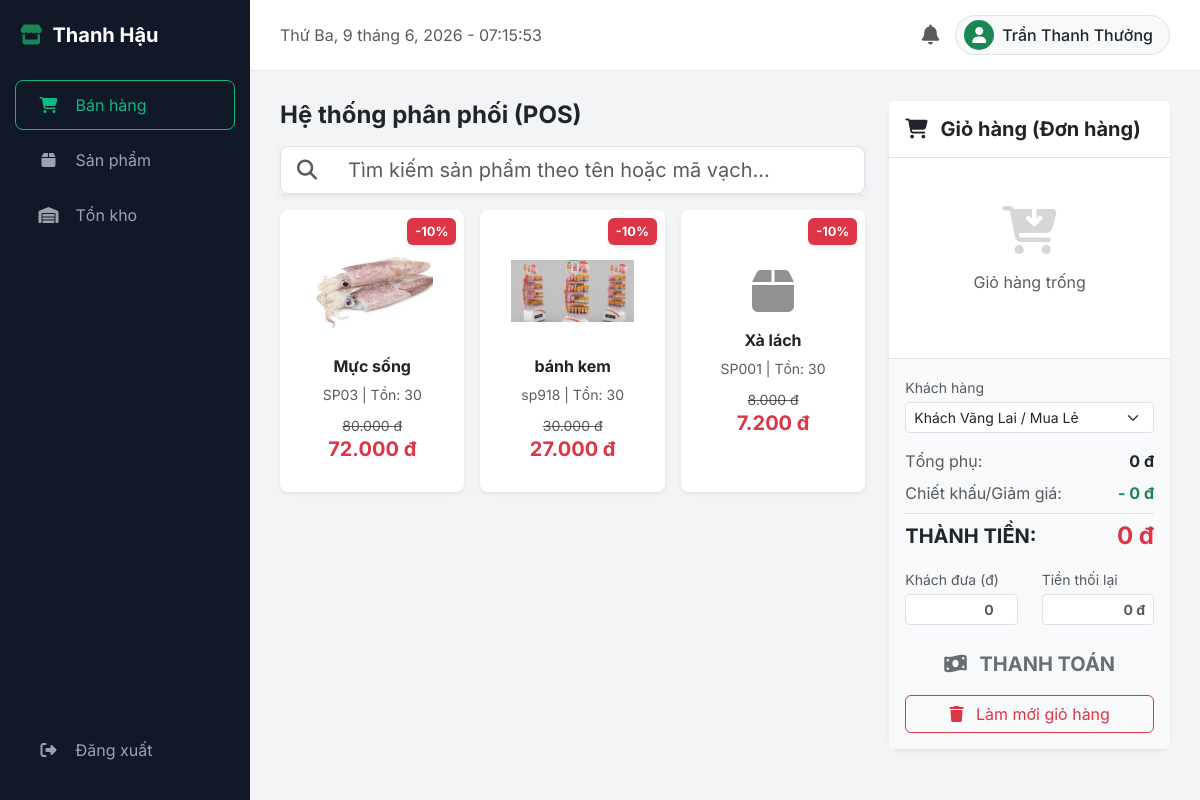
Screenshot of /sales.php (signed in) with the database file from the repository.
### tables this page shows
CREATE TABLE `san_pham` (
  `id` int(11) NOT NULL,
  `id_danh_muc` int(11) NOT NULL,
  `ma_vach` varchar(50) NOT NULL,
  `ma_sku` varchar(20) NOT NULL,
  `ten_san_pham` varchar(255) NOT NULL,
  `don_vi_tinh` varchar(20) NOT NULL,
  `gia_nhap` decimal(15,2) NOT NULL,
  `gia_ban` decimal(15,2) NOT NULL,
  `ton_toi_thieu` int(11) DEFAULT 5,
  `han_su_dung` date DEFAULT NULL,
  `hinh_anh` varchar(255) DEFAULT NULL
);

### sales.php (the view, shortened to what this page needs)
<?php
include 'connect.php';
$sql = "SELECT sp.id, sp.ten_san_pham, sp.gia_ban, sp.ma_vach, sp.ma_sku, sp.hinh_anh, sp.id_danh_muc,
        COALESCE(SUM(tk.so_luong), 0) as ton_kho
        FROM san_pham sp
        LEFT JOIN ton_kho tk ON sp.id = tk.id_san_pham
        GROUP BY sp.id
        ORDER BY sp.id DESC";
$result = $conn->query($sql);
$now = date('Y-m-d H:i:s');
$sql_km = "SELECT * FROM khuyen_mai WHERE ngay_bat_dau <= '$now' AND ngay_ket_thuc >= '$now'";
$km_result = $conn->query($sql_km);
$promotions = [];
while ($km = $km_result->fetch_assoc()) {
    $promotions[] = $km;
}
$sp_km = [];
$products = [];
while ($row = $result->fetch_assoc()) {
    $max_discount = 0;
    foreach ($promotions as $km) {
        $km_id = $km['id'];
        $val = (float)$km['muc_giam'];
        $is_apply = false;
        if ($km['loai_ap_dung'] == 'tat_ca') {
            $is_apply = true;
        } elseif ($km['loai_ap_dung'] == 'danh_muc' && $km['gia_tri_ap_dung'] == $row['id_danh_muc']) {
            $is_apply = true;
        } elseif ($km['loai_ap_dung'] == 'san_pham' && isset($sp_km[$row['id']]) && in_array($km_id, $sp_km[$row['id']])) {
            $is_apply = true;
        }
        if ($is_apply && $val > $max_discount) {
            $max_discount = $val;
        }
    }
    $row['discount'] = $max_discount;
    $products[] = $row;
}
include 'includes/header.php';
?>
<div class="row">
    <div class="col-lg-7 col-xl-8 mb-4">
        <div class="d-flex justify-content-between align-items-center mb-3">
            <h4 class="fw-bold mb-0">Hệ thống phân phối (POS)</h4>
        </div>
        <div class="mb-3">
            <div class="input-group input-group-lg shadow-sm">
                <span class="input-group-text bg-white border-end-0"><i class="fas fa-search text-muted"></i></span>
                <input type="text" id="posSearch" class="form-control border-start-0" placeholder="Tìm kiếm sản phẩm theo tên hoặc mã vạch..." onkeyup="filterProducts()">
            </div>
        </div>
        <div class="row g-3" id="posProductList">
            <?php foreach($products as $p): ?>
            <div class="col-md-6 col-lg-4 product-item" data-name="<?= strtolower($p['ten_san_pham']) ?>" data-sku="<?= strtolower($p['ma_sku']) ?>" data-barcode="<?= strtolower($p['ma_vach']) ?>">
                <?php $is_out_of_stock = $p['ton_kho'] <= 0; ?>
                <div class="card h-100 product-card shadow-sm border-0 <?= $is_out_of_stock ? 'opacity-50' : '' ?>"
                     data-product='<?= json_encode($p) ?>'
                     <?= !$is_out_of_stock ? "onclick=\"addToCartFromElement(this)\"" : "" ?>
                     style="cursor: <?= $is_out_of_stock ? 'not-allowed' : 'pointer' ?>; transition: transform 0.2s;">
                    <?php if ($p['discount'] > 0): ?>
                        <div class="position-absolute top-0 end-0 bg-danger text-white px-2 py-1 m-2 rounded shadow-sm fw-bold" style="font-size: 0.8rem; z-index: 2;">
                            -<?= $p['discount'] ?>%
                        </div>
                    <?php endif; ?>
                    <div class="card-body text-center d-flex flex-column justify-content-center position-relative">
                        <?php if (!empty($p['hinh_anh'])): ?>
                            <img src="<?= htmlspecialchars($p['hinh_anh']) ?>" alt="<?= htmlspecialchars($p['ten_san_pham']) ?>" class="img-fluid mb-3 mx-auto" style="max-height: 100px; object-fit: contain;">
                        <?php else: ?>
                            <i class="fas fa-box fa-3x text-custom mb-3 opacity-50"></i>
                        <?php endif; ?>
                        <h6 class="fw-bold text-truncate" title="<?= $p['ten_san_pham'] ?>"><?= $p['ten_san_pham'] ?></h6>
                        <small class="text-muted d-block"><?= $p['ma_sku'] ?> | Tồn: <span class="<?= $is_out_of_stock ? 'text-danger fw-bold' : '' ?>"><?= $p['ton_kho'] ?></span></small>
                        <div class="mt-2">
                            <?php if ($p['discount'] > 0): ?>
                                <small class="text-decoration-line-through text-muted"><?= number_format($p['gia_ban'], 0, ',', '.') ?> đ</small>
                                <h5 class="text-danger fw-bold mb-0">
                                    <?= number_format($p['gia_ban'] - ($p['gia_ban'] * $p['discount'] / 100), 0, ',', '.') ?> đ
                                </h5>
                            <?php else: ?>
                                <h5 class="text-danger fw-bold mb-0"><?= number_format($p['gia_ban'], 0, ',', '.') ?> đ</h5>
                            <?php endif; ?>
                        </div>
                    </div>
                </div>
            </div>
            <?php endforeach; ?>
        </div>
    </div>
    <div class="col-lg-5 col-xl-4">
        <div class="card shadow-sm border-0 h-100 d-flex flex-column">
            <div class="card-header bg-white border-bottom py-3">
                <h5 class="fw-bold mb-0"><i class="fas fa-shopping-cart text-custom me-2"></i> Giỏ hàng (Đơn hàng)</h5>
            </div>
            <div class="card-body p-0 flex-grow-1" style="overflow-y: auto; max-height: 50vh;" id="cartContainer">
                <div class="text-center text-muted py-5" id="emptyCartMsg">
                    <i class="fas fa-cart-arrow-down fa-3x mb-3 opacity-25"></i>
                    <p>Giỏ hàng trống</p>
                </div>
            </div>
            <div class="card-footer bg-light border-top p-3">
                <form method="POST" id="checkoutForm" onsubmit="return handleCheckout()">
                    <div class="mb-3">
                        <label class="form-label text-muted small mb-1">Khách hàng</label>
                        <select name="id_khach_hang" class="form-select form-select-sm">
                            <option value="">Khách Vãng Lai / Mua Lẻ</option>
                        </select>
                    </div>
                    <div class="d-flex justify-content-between mb-2">
                        <span class="text-muted">Tổng phụ:</span>
                        <span class="fw-bold" id="cartSubtotal">0 đ</span>
                    </div>
                    <div class="d-flex justify-content-between mb-2 border-bottom pb-2">
                        <span class="text-muted">Chiết khấu/Giảm giá:</span>
                        <span class="fw-bold text-success" id="cartDiscount">- 0 đ</span>
                    </div>
                    <div class="d-flex justify-content-between mb-3 align-items-center">
                        <h5 class="fw-bold mb-0">THÀNH TIỀN:</h5>
                        <h4 class="fw-bold text-danger mb-0" id="cartTotal">0 đ</h4>
                    </div>
                    <div class="row mb-3">
                        <div class="col-6">
                            <label class="form-label small text-muted mb-1">Khách đưa (đ)</label>
                            <input type="number" name="tien_khach_dua" id="tienKhachDua" class="form-control form-control-sm text-end fw-bold" placeholder="0" min="0" onkeyup="caculateChange()" required>
                        </div>
                        <div class="col-6">
                            <label class="form-label small text-muted mb-1">Tiền thối lại</label>
                            <input type="text" id="tienThoiClient" class="form-control form-control-sm text-end fw-bold text-primary bg-white" placeholder="0 đ" readonly>
                        </div>
                    </div>
                    <div class="d-grid gap-2">
                        <button type="submit" class="btn btn-custom btn-lg w-100 fs-5 fw-bold" id="btnCheckout" disabled>
                            <i class="fas fa-money-bill-wave me-2"></i> THANH TOÁN
                        </button>
                        <button type="button" class="btn btn-outline-danger" onclick="clearCart()">
                            <i class="fas fa-trash me-2"></i> Làm mới giỏ hàng
                        </button>
                    </div>
                </form>
            </div>
        </div>
    </div>
</div>
<?php include 'includes/footer.php'; ?>

### assets/css/style.css (style rules this page uses)
body { background-color: #f3f4f6; font-family: 'Inter', -apple-system, BlinkMacSystemFont, 'Segoe UI', Roboto, 'Helvetica Neue', Arial, sans-serif; }
.card { border: none; border-radius: 12px; box-shadow: 0 1px 3px rgba(0,0,0,0.05); }
.btn-custom { background-color: #10b981; color: white; border: none; border-radius: 8px; padding: 8px 16px; }
.product-card { border: 1px solid #e5e7eb; border-radius: 8px; text-align: center; padding: 15px; cursor: pointer; transition: 0.2s; height: 100%; }
.product-card img { height: 100px; object-fit: cover; margin-bottom: 10px; }

### rows the page displays
san_pham: discount "10", hinh_anh (picture), ten_san_pham "Mực sống", ma_sku "SP03", ton_kho "30", gia_ban "80.000", $p['gia_ban']-($p['gia_ban']*$p['discount']/100) "72.000"
san_pham: discount "10", hinh_anh (picture), ten_san_pham "bánh kem", ma_sku "sp918", ton_kho "30", gia_ban "30.000", $p['gia_ban']-($p['gia_ban']*$p['discount']/100) "27.000"
san_pham: discount "10", ten_san_pham "Xà lách", ma_sku "SP001", ton_kho "30", gia_ban "8.000", $p['gia_ban']-($p['gia_ban']*$p['discount']/100) "7.200"

### other values shown
$_SESSION['ho_ten'] "Trần Thanh Thưởng"
